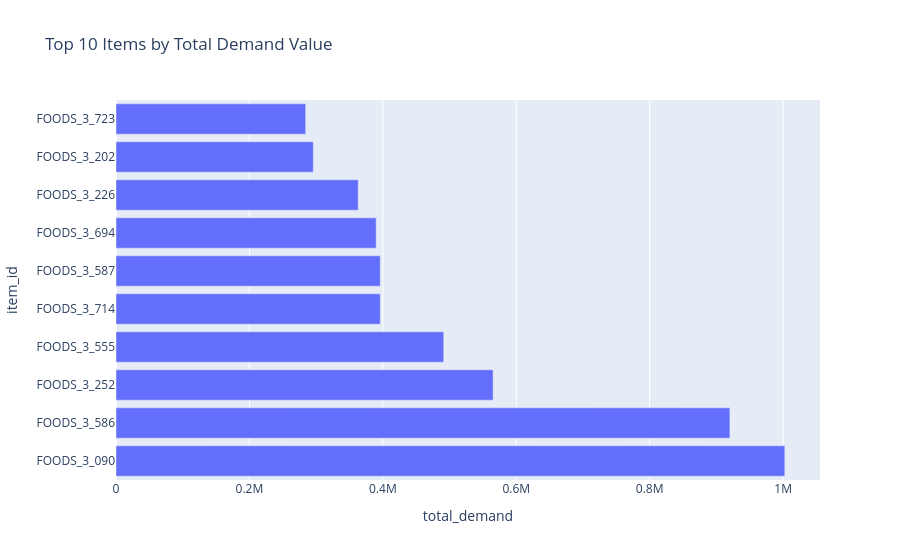

Notebook cell for this chart:
### Code cell
result = app.invoke({
    "user_question": "What are the top 10 items by total demand value? Make a horizontal bar chart."
})

print("SQL:", result.get('sql_query'))
df_result = pd.DataFrame(result.get('data', []))
display(df_result)

if result.get('chart_figure'):
    fig = pio.from_json(result['chart_figure'])
    fig.show()

### Figure 1 — Plotly figure (JSON) as saved in the notebook; plotly's stock layout.template omitted (floating-point values rounded to 4 significant figures)
{"data": [{"hovertemplate": "total_demand=%{x}<br>item_id=%{y}<extra></extra>", "legendgroup": "", "marker": {"color": "#636efa", "pattern": {"shape": ""}}, "name": "", "orientation": "h", "showlegend": false, "textposition": "auto", "type": "bar", "x": [1002529, 920242, 565299, 491287, 396172, 396119, 390001, 363082, 295689, 284333], "xaxis": "x", "y": ["FOODS_3_090", "FOODS_3_586", "FOODS_3_252", "FOODS_3_555", "FOODS_3_714", "FOODS_3_587", "FOODS_3_694", "FOODS_3_226", "FOODS_3_202", "FOODS_3_723"], "yaxis": "y"}], "layout": {"barmode": "relative", "legend": {"tracegroupgap": 0}, "title": {"text": "Top 10 Items by Total Demand Value"}, "xaxis": {"anchor": "y", "domain": [0.0, 1.0], "title": {"text": "total_demand"}}, "yaxis": {"anchor": "x", "domain": [0.0, 1.0], "title": {"text": "item_id"}}}}
